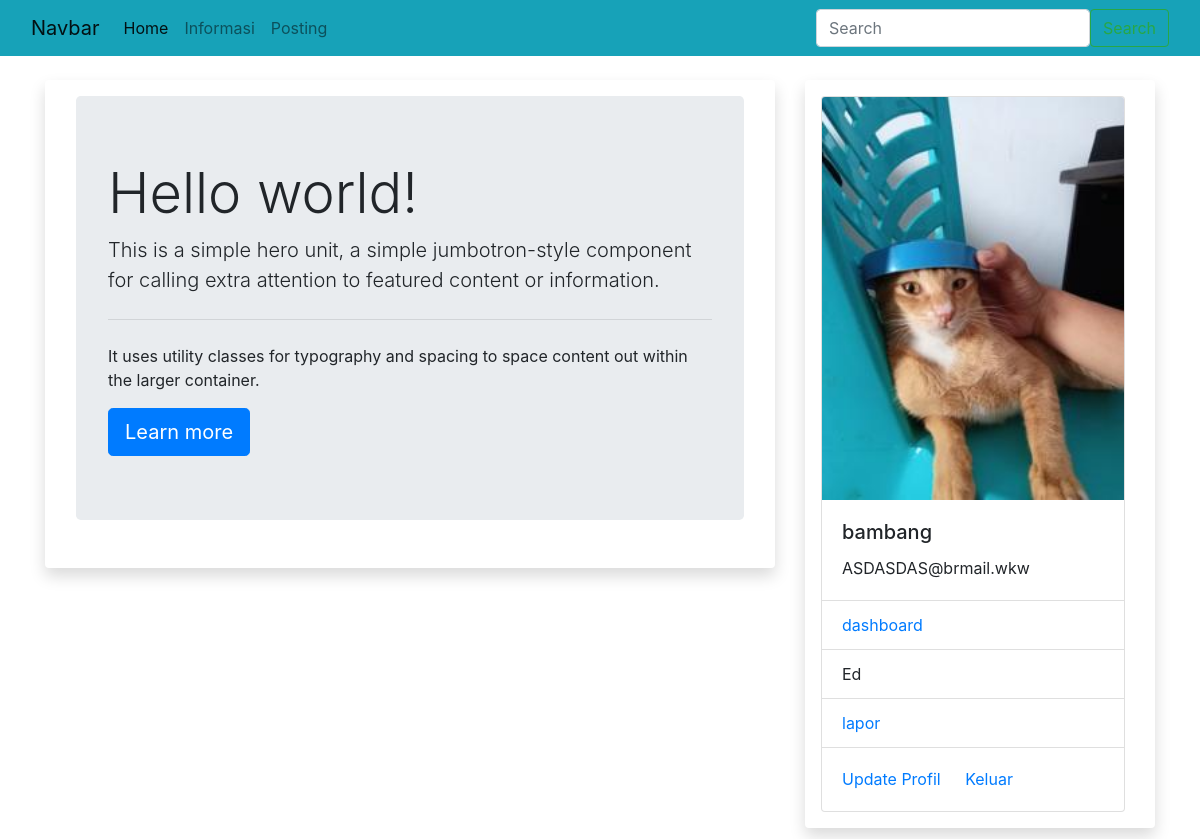
/ (signed in), run on the app's committed database.
### sim/models.py (models this page shows, shortened)
class Tmahasiswa(db.Model,UserMixin): #tambahkan
    id = db.Column(db.Integer, primary_key=True)
    npm = db.Column(db.String(15), unique=True, nullable=False)
    nama = db.Column(db.String(20) , nullable=False)
    email = db.Column(db.String(20),unique=True, nullable=False)
    password = db.Column(db.String(60), nullable=False)
    kelas = db.Column(db.String(20), nullable=False)
    alamat = db.Column(db.String(100), nullable=False)
    foto = db.Column(db.String(20), nullable=False, default='default.jpg')
    pengaduans = db.relationship('Tpengaduan', backref='mahasiswa')#backref itu relasi/hubungan antar ttabel

### sim/mahasiswa/routes.py (the view)
@rmahasiswa.route("/")
def rumah():
    return render_template("rumah.html")

### sim/models.py (called while the page is built)
@login_manager.user_loader
def load_user(mahasiswa_id):
    return Tmahasiswa.query.get(int(mahasiswa_id))

### sim/templates/rumah.html
{% extends "base.html" %}
{% block konten %}
<div class="container">
    <div class="jumbotron">
        <h1 class="display-4">Hello world!</h1>
        <p class="lead">This is a simple hero unit, a simple jumbotron-style component for calling extra attention to featured content or information.</p>
        <hr class="my-4">
        <p>It uses utility classes for typography and spacing to space content out within the larger container.</p>
        <a class="btn btn-primary btn-lg" href="#" role="button">Learn more</a>
      </div>
</div>
{% endblock %}

### sim/templates/base.html (shortened to what this page needs)
<!DOCTYPE html>
<html>
<head>
    <link rel="stylesheet" type="text/css" href="{{url_for('static',filename="css/bootstrap.min.css")}}">
    <link rel="stylesheet" type="text/css" href="{{url_for('static',filename="css/style.css")}}">
</head>
<body>
  <nav class="navbar navbar-expand-lg navbar-light bg-info">
        <div class="container-fluid">
          <a class="navbar-brand" href="#">Navbar</a>
          <div class="collapse navbar-collapse" id="navbarSupportedContent">
            <ul class="navbar-nav me-auto mb-2 mb-lg-0">
              <li class="nav-item">
                <a class="nav-link active" aria-current="page" href="{{url_for("rmahasiswa.rumah")}}">Home</a>
              </li>
              <li class="nav-item">
                <a class="nav-link" href="{{url_for("rmahasiswa.informasi")}}">Informasi</a>
              </li>
              {% if current_user.is_authenticated %}
              <li class="nav-item">
                <a class="nav-link" href="{{url_for("rmahasiswa.agenda_inf")}}">Posting</a>
              </li>
              {% else %}
              <li class="nav-item">
                  <a class="nav-link" href="{{url_for("rmahasiswa.daftar")}}">Daftar</a></li>
              <li class="nav-item">
                  <a class="nav-link" href="{{url_for("rmahasiswa.login")}}">Login</a></li>
              {%endif%}
            </ul>
            </div>
            <div col-md-7>
              <form class="d-flex">
                <input class="form-control me-2" type="search" placeholder="Search" aria-label="Search">
                <button class="btn btn-outline-success" type="submit">Search</button>
              </form>
            </div>
          </div>
      </nav>
      <div class="container mt-4">
        <div class="row">
          <div class="col-md-8">
            <div class="shadow p-3 mb-5 bg- rounded">
              {% block konten %}
              {% endblock %}
            </div>
        </div>
        <div class="col-md-4">
        <div class="shadow p-3 mb-5 bg- rounded">
          {% if current_user.is_authenticated %}
          <div class="card" style="width: 19rem;">
            <img src="{{url_for('static', filename= 'foto/'+current_user.foto )}} " class="card-img-top" alt="...">
            <div class="card-body">
              <h5 class="card-title">{{current_user.nama}}</h5>
              <p class="card-text">{{current_user.email}}</p>
            </div>
            <ul class="list-group list-group-flush">
              <li class="list-group-item"><a href="{{url_for('rmahasiswa.akun')}}">dashboard</a> </li>
              <li class="list-group-item">Ed</li>
              <li class="list-group-item">
                <a href="{{url_for('rmahasiswa.laporan')}}">lapor</a>
              </li>
            </ul>
            <div class="card-body">
              <a href="{{url_for('rmahasiswa.edit')}}" class="card-link">Update Profil</a>
              <a href="{{url_for('rmahasiswa.keluar')}}" class="card-link">Keluar</a>
            </div>
          </div>
          {% else %}
          <h1>Menu Lain</h1>
          <li>data mahasiswa</li>
          <li>data dosen</li>
          {% endif %}
          </div>
        </div>
      </div>
    </div>
  </body>
</html>

### data on the page
Tmahasiswa: foto (picture), nama "bambang", email "ASDASDAS@brmail.wkw"
